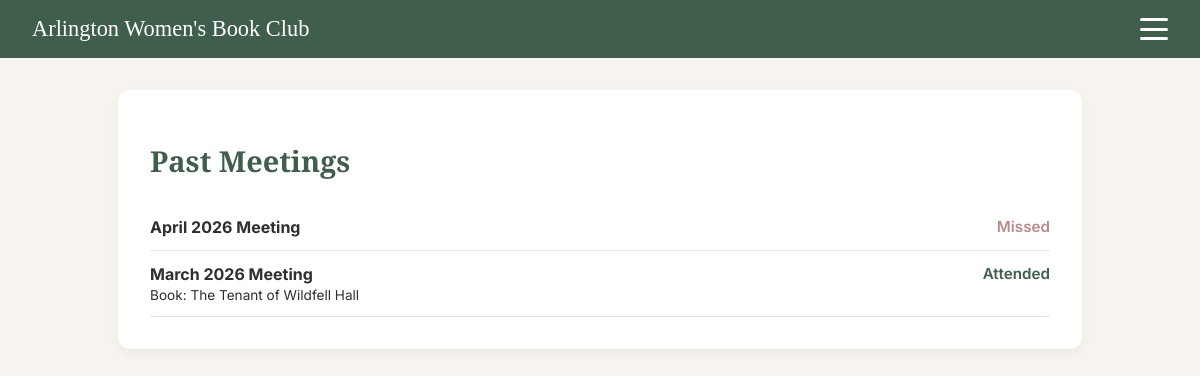
Before: /past-meetings/ (signed in) with the older database file.
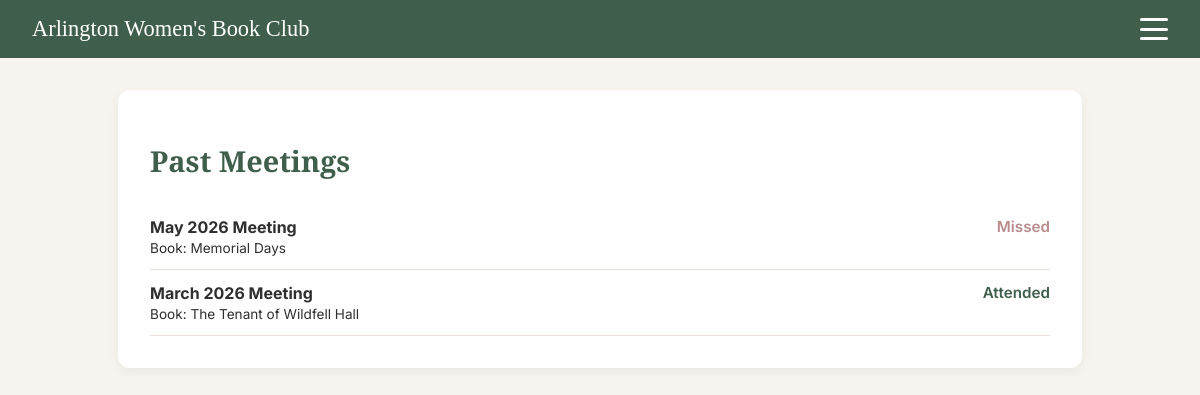
After: the same page with the newer database file.
### core/models.py (models this page shows, shortened)
class Meeting(models.Model):
    MONTH_CHOICES = [
        (1, "January"), (2, "February"), (3, "March"), (4, "April"),
        (5, "May"), (6, "June"), (7, "July"), (8, "August"),
        (9, "September"), (10, "October"), (11, "November"), (12, "December"),
    ]
    month = models.PositiveSmallIntegerField(choices=MONTH_CHOICES)
    year = models.PositiveSmallIntegerField()
    date = models.DateField(null=True, blank=True)
    time = models.TimeField(null=True, blank=True)
    location = models.CharField(max_length=255, null=True, blank=True)
    book = models.ForeignKey(
        Book,
        null=True,
        blank=True,
        on_delete=models.SET_NULL,
        related_name="meetings",
    )
    notes = models.TextField(blank=True)
    class Meta:
        unique_together = ("month", "year")
        ordering = ["-year", "-month"]
    def month_name(self):
        return dict(self.MONTH_CHOICES).get(self.month)

class Book(models.Model):
    title = models.CharField(max_length=255)
    author = models.CharField(max_length=255, blank=True)
    cover_image_url = models.URLField(blank=True)
    goodreads_url = models.URLField(blank=True)
    publication_year = models.PositiveSmallIntegerField(null=True, blank=True)
    notes = models.TextField(blank=True)

### core/views.py (the view)
# urls.py: path("past-meetings/", views.past_meetings, name="past_meetings"),
@login_required
@login_required
def past_meetings(request):
    today = timezone.now().date()
    meetings = Meeting.objects.filter(
        date__isnull=False,
        date__lte=today
    ).order_by('-date')
    meeting_data = []
    for meeting in meetings:
        attendance_record = Attendance.objects.filter(
            meeting=meeting,
            user=request.user
        ).first()
        meeting_data.append({
            "meeting": meeting,
            "attended": attendance_record.attended if attendance_record else False,
        })
    return render(request, "core/past_meetings.html", {
        "meeting_data": meeting_data,
    })

### core/templates/core/past_meetings.html
{% extends "core/base.html" %}
{% block content %}
<div class="poll-section">
    <h1 class="poll-title">Past Meetings</h1>
    {% for item in meeting_data %}
        <div class="poll-row">
            <div>
                <strong>{{ item.meeting.month_name }} {{ item.meeting.year }} Meeting</strong>
                {% if item.meeting.book %}
                    <div class="small-text">
                        Book: {{ item.meeting.book.title }}
                    </div>
                {% endif %}
            </div>
            <div class="attendance-status">
                {% if item.attended %}
                    <span class="attended">Attended</span>
                {% else %}
                    <span class="missed">Missed</span>
                {% endif %}
            </div>
        </div>
    {% empty %}
        <p>No meetings recorded yet.</p>
    {% endfor %}
</div>
{% endblock %}

Changed rows visible on the page:
changed Meeting: meeting.month_name "April" → "May"; book_id empty → 4 (drawn); meeting.book (not shown) → "Memorial Days"
